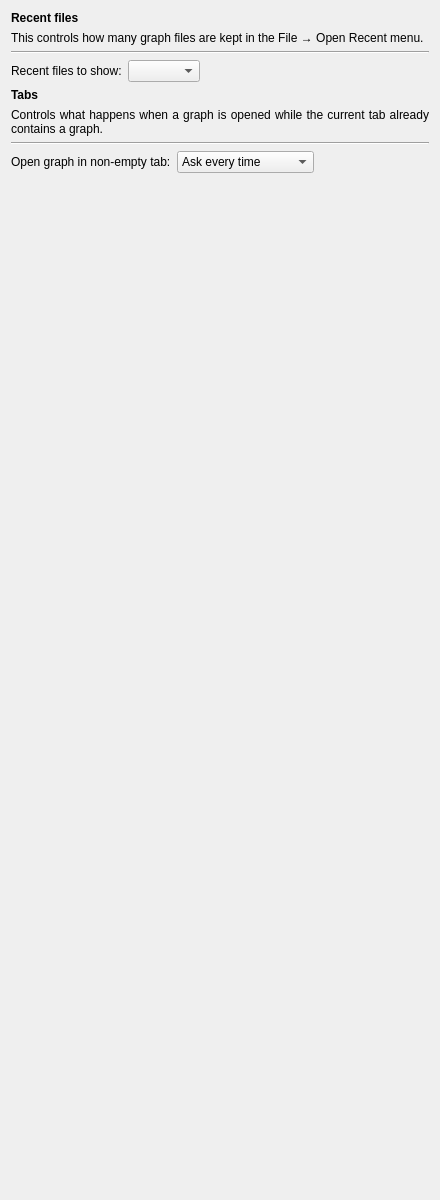
         <widget class="QWidget" name="generalTabContents">
          <property name="geometry">
           <rect>
            <x>0</x>
            <y>0</y>
            <width>440</width>
            <height>1200</height>
           </rect>
          </property>
          <layout class="QVBoxLayout" name="generalTabContentsLayout">
           <item>
            <widget class="QLabel" name="recentFilesHeadingLabel">
             <property name="font">
              <font>
               <bold>true</bold>
              </font>
             </property>
             <property name="text">
              <string>Recent files</string>
             </property>
            </widget>
           </item>
           <item>
            <widget class="QLabel" name="recentFilesDescriptionLabel">
             <property name="text">
              <string>This controls how many graph files are kept in the File → Open Recent menu.</string>
             </property>
             <property name="alignment">
              <set>Qt::AlignJustify|Qt::AlignVCenter</set>
             </property>
             <property name="wordWrap">
              <bool>true</bool>
             </property>
            </widget>
           </item>
           <item>
            <widget class="Line" name="recentFilesLine">
             <property name="orientation">
              <enum>Qt::Horizontal</enum>
             </property>
            </widget>
           </item>
           <item>
            <widget class="QWidget" name="recentFilesWidget" native="true">
             <layout class="QHBoxLayout" name="recentFilesLayout">
              <property name="leftMargin">
               <number>0</number>
              </property>
              <property name="topMargin">
               <number>0</number>
              </property>
              <property name="rightMargin">
               <number>0</number>
              </property>
              <property name="bottomMargin">
               <number>0</number>
              </property>
              <item>
               <widget class="QLabel" name="recentFilesLimitLabel">
                <property name="text">
                 <string>Recent files to show:</string>
                </property>
               </widget>
              </item>
              <item>
               <widget class="QComboBox" name="recentFilesLimitComboBox">
                <property name="sizePolicy">
                 <sizepolicy hsizetype="Minimum" vsizetype="Fixed">
                  <horstretch>0</horstretch>
                  <verstretch>0</verstretch>
                 </sizepolicy>
                </property>
               </widget>
              </item>
              <item>
               <spacer name="recentFilesSpacer">
                <property name="orientation">
                 <enum>Qt::Horizontal</enum>
                </property>
                <property name="sizeType">
                 <enum>QSizePolicy::Expanding</enum>
                </property>
                <property name="sizeHint" stdset="0">
                 <size>
                  <width>0</width>
                  <height>20</height>
                 </size>
                </property>
               </spacer>
              </item>
              <item>
               <widget class="InfoTextWidget" name="recentFilesInfoText" native="true">
                <property name="sizePolicy">
                 <sizepolicy hsizetype="Fixed" vsizetype="Fixed">
                  <horstretch>0</horstretch>
                  <verstretch>0</verstretch>
                 </sizepolicy>
                </property>
                <property name="minimumSize">
                 <size>
                  <width>16</width>
                  <height>16</height>
                 </size>
                </property>
                <property name="toolTip">
                 <string>This controls how many recently opened graph files are listed in the File → Open Recent menu. The list is shared across sessions.</string>
                </property>
               </widget>
              </item>
             </layout>
            </widget>
           </item>
           <item>
            <widget class="QLabel" name="tabsHeadingLabel">
             <property name="font">
              <font>
               <bold>true</bold>
              </font>
             </property>
             <property name="text">
              <string>Tabs</string>
             </property>
            </widget>
           </item>
           <item>
            <widget class="QLabel" name="tabsDescriptionLabel">
             <property name="text">
              <string>Controls what happens when a graph is opened while the current tab already contains a graph.</string>
             </property>
             <property name="alignment">
              <set>Qt::AlignJustify|Qt::AlignVCenter</set>
             </property>
             <property name="wordWrap">
              <bool>true</bool>
             </property>
            </widget>
           </item>
           <item>
            <widget class="Line" name="tabsLine">
             <property name="orientation">
              <enum>Qt::Horizontal</enum>
             </property>
            </widget>
           </item>
           <item>
            <widget class="QWidget" name="tabsWidget" native="true">
             <layout class="QHBoxLayout" name="tabsLayout">
              <property name="leftMargin">
               <number>0</number>
              </property>
              <property name="topMargin">
               <number>0</number>
              </property>
              <property name="rightMargin">
               <number>0</number>
              </property>
              <property name="bottomMargin">
               <number>0</number>
              </property>
              <item>
               <widget class="QLabel" name="openGraphBehaviorLabel">
                <property name="text">
                 <string>Open graph in non-empty tab:</string>
                </property>
               </widget>
              </item>
              <item>
               <widget class="QComboBox" name="openGraphBehaviorComboBox">
                <property name="sizePolicy">
                 <sizepolicy hsizetype="Minimum" vsizetype="Fixed">
                  <horstretch>0</horstretch>
                  <verstretch>0</verstretch>
                 </sizepolicy>
                </property>
                <item>
                 <property name="text">
                  <string>Ask every time</string>
                 </property>
                </item>
                <item>
                 <property name="text">
                  <string>Open in a new tab</string>
                 </property>
                </item>
                <item>
                 <property name="text">
                  <string>Replace current tab</string>
                 </property>
                </item>
               </widget>
              </item>
              <item>
               <spacer name="openGraphBehaviorSpacer">
                <property name="orientation">
                 <enum>Qt::Horizontal</enum>
                </property>
                <property name="sizeType">
                 <enum>QSizePolicy::Expanding</enum>
                </property>
                <property name="sizeHint" stdset="0">
                 <size>
                  <width>0</width>
                  <height>20</height>
                 </size>
                </property>
               </spacer>
              </item>
              <item>
               <widget class="InfoTextWidget" name="openGraphBehaviorInfoText" native="true">
                <property name="sizePolicy">
                 <sizepolicy hsizetype="Fixed" vsizetype="Fixed">
                  <horstretch>0</horstretch>
                  <verstretch>0</verstretch>
                 </sizepolicy>
                </property>
                <property name="minimumSize">
                 <size>
                  <width>16</width>
                  <height>16</height>
                 </size>
                </property>
                <property name="toolTip">
                 <string>This is the same choice as the &quot;Do not show this prompt again&quot; checkbox shown when opening a graph into a non-empty tab.</string>
                </property>
               </widget>
              </item>
             </layout>
            </widget>
           </item>
           <item>
            <spacer name="verticalSpacer_12">
             <property name="orientation">
              <enum>Qt::Vertical</enum>
             </property>
             <property name="sizeType">
              <enum>QSizePolicy::Fixed</enum>
             </property>
             <property name="sizeHint" stdset="0">
              <size>
               <width>20</width>
               <height>30</height>
              </size>
             </property>
            </spacer>
           </item>
           <item>
            <spacer name="generalTabSpacer">
             <property name="orientation">
              <enum>Qt::Vertical</enum>
             </property>
             <property name="sizeType">
              <enum>QSizePolicy::Expanding</enum>
             </property>
             <property name="sizeHint" stdset="0">
              <size>
               <width>20</width>
               <height>40</height>
              </size>
             </property>
            </spacer>
           </item>
          </layout>
         </widget>
